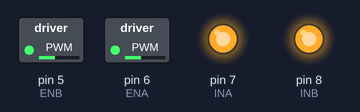
Bench run of a sketch on a simulated Arduino Uno, built with avr-gcc and run on an emulated ATmega328P. On the bench: switched loads named in the sketch (green lamp = pin HIGH), output pins drawn as LEDs (lit = HIGH).

Above: at 0.05 s.
At 2.25 s:
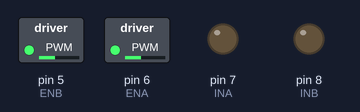
At 4.5 s:
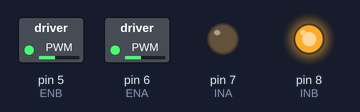
At 6.75 s:
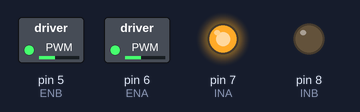
At 9.0 s:
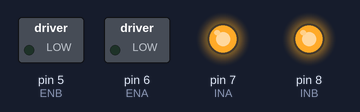
Timing chart, 0 to 11.7 s (numbered marks = the images above):
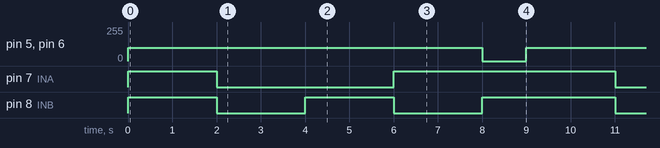

The sketch:

7_1_Motor.ino
```cpp
/*
 * create by straysnail
 * 2022/2/26
 */
#define INA 7  //Define pin 7 to control the direction of left motor
#define ENA 6  //Define pin 6 to Control the speed of left motor
#define INB 8  //Define pin 8 to control the direction of right motor
#define ENB 5  //Define pin 5 to Control the Define pin 6 to Control the speed of left motorspeed of right motor

void setup() {
  pinMode(INA, OUTPUT);  //Set the pins controlling the motor to output
  pinMode(ENA, OUTPUT);
  pinMode(INB, OUTPUT);
  pinMode(ENB, OUTPUT);
}

void loop() {
  car_forward();  //Forward
  delay(2000);    //2s
  car_back();     //Backward
  delay(2000);    //2s
  car_left();     //Turn left
  delay(2000);    //2s
  car_right();    //Turn right
  delay(2000);    //2s
  car_stop();     //Stop
  delay(1000);    //1s
}

//The little snail goes forward
void car_forward()
{
  digitalWrite(INA, HIGH);  //Output high level and control the left motor forward
  analogWrite(ENA, 100);    //PWM output to control the speed of left motor
  digitalWrite(INB, HIGH);  //Output high level and control the right motor forward
  analogWrite(ENB, 100);    //PWM output to control the speed of right motor
}
//The little snail moves backward
void car_back()
{
  digitalWrite(INA, LOW);  //Output low level and control the left motor backward
  analogWrite(ENA, 100);   //PWM output to control the speed of left motor
  digitalWrite(INB, LOW);  //Output low level and control the right motor backward
  analogWrite(ENB, 100);   //PWM output to control the speed of right motor
}
//The little snail turns left
void car_left()
{
  digitalWrite(INA, LOW);
  analogWrite(ENA, 100);
  digitalWrite(INB, HIGH);
  analogWrite(ENB, 100);
}
//The little snail turns right
void car_right()
{
  digitalWrite(INA, HIGH);
  analogWrite(ENA, 100);
  digitalWrite(INB, LOW);
  analogWrite(ENB, 100);
}
//Stop
void car_stop()
{
  digitalWrite(INA, HIGH);
  analogWrite(ENA, 0);
  digitalWrite(INB, HIGH);
  analogWrite(ENB, 0);
}
```

Measured:
- by itself, pin 5 (ENB), pin 6 (ENA): alternates 100/255 for 8.0 s and 0/255 for 1.0 s
- by itself, pin 7 (INA): repeats every 9.0 s: LOW 4.0 s, HIGH 5.0 s
- by itself, pin 8 (INB): repeats every 9.0 s: LOW 2.0 s, HIGH 2.0 s, LOW 2.0 s, HIGH 3.0 s
